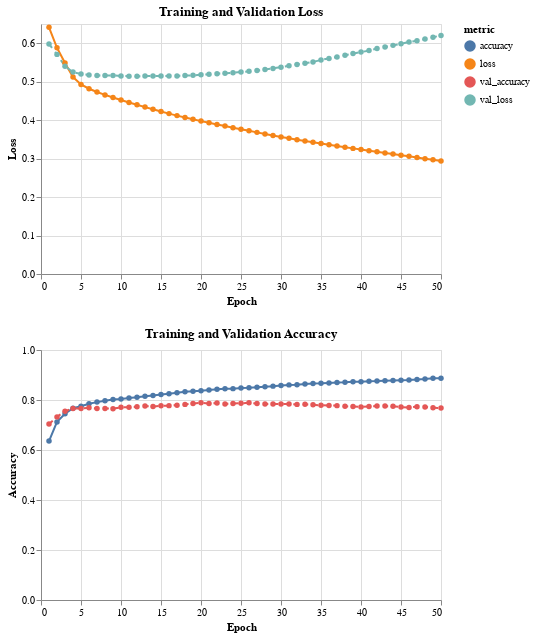

Write notebook code for a chart like this one.
### Markdown cell above
## Part 7: Visualize Training History

Let's plot how the model learned over time.

### Code cell
# Extract training history
history_df = pd.DataFrame(history.history)
history_df['epoch'] = range(1, len(history_df) + 1)

print("=== Training History ===")
print(history_df.tail())

# Plot training curves
history_long = history_df.melt(
    id_vars='epoch',
    value_vars=['loss', 'val_loss', 'accuracy', 'val_accuracy'],
    var_name='metric',
    value_name='value'
)

# Separate loss and accuracy
loss_data = history_long[history_long['metric'].isin(['loss', 'val_loss'])]
acc_data = history_long[history_long['metric'].isin(['accuracy', 'val_accuracy'])]

# Loss plot
loss_chart = alt.Chart(loss_data).mark_line(point=True).encode(
    x=alt.X('epoch:Q', title='Epoch'),
    y=alt.Y('value:Q', title='Loss'),
    color='metric:N',
    strokeDash=alt.condition(alt.datum.metric == 'val_loss', alt.value([5, 5]), alt.value([0]))
).properties(
    width=400,
    height=250,
    title='Training and Validation Loss'
)

# Accuracy plot
acc_chart = alt.Chart(acc_data).mark_line(point=True).encode(
    x=alt.X('epoch:Q', title='Epoch'),
    y=alt.Y('value:Q', title='Accuracy', scale=alt.Scale(domain=[0, 1])),
    color='metric:N',
    strokeDash=alt.condition(alt.datum.metric == 'val_accuracy', alt.value([5, 5]), alt.value([0]))
).properties(
    width=400,
    height=250,
    title='Training and Validation Accuracy'
)

# Combine charts
alt.vconcat(loss_chart, acc_chart)

### Figure 1 — Vega-Lite specification as saved in the notebook (floating-point values rounded to 4 significant figures)
{"config": {"view": {"continuousWidth": 300, "continuousHeight": 300}}, "vconcat": [{"data": {"name": "data-cb99ec512c7fed3478e44410f18e2222"}, "mark": {"type": "line", "point": true}, "encoding": {"color": {"field": "metric", "type": "nominal"}, "strokeDash": {"condition": {"test": "(datum.metric === 'val_loss')", "value": [5, 5]}, "value": [0]}, "x": {"field": "epoch", "title": "Epoch", "type": "quantitative"}, "y": {"field": "value", "title": "Loss", "type": "quantitative"}}, "height": 250, "title": "Training and Validation Loss", "width": 400}, {"data": {"name": "data-cbf8122d753e449fd36a0bdf6a57eba6"}, "mark": {"type": "line", "point": true}, "encoding": {"color": {"field": "metric", "type": "nominal"}, "strokeDash": {"condition": {"test": "(datum.metric === 'val_accuracy')", "value": [5, 5]}, "value": [0]}, "x": {"field": "epoch", "title": "Epoch", "type": "quantitative"}, "y": {"field": "value", "scale": {"domain": [0, 1]}, "title": "Accuracy", "type": "quantitative"}}, "height": 250, "title": "Training and Validation Accuracy", "width": 400}], "$schema": "https://vega.github.io/schema/vega-lite/v6.1.0.json", "datasets": {"data-cb99ec512c7fed3478e44410f18e2222": [{"epoch": 1, "metric": "loss", "value": 0.6415}, {"epoch": 2, "metric": "loss", "value": 0.5882}, {"epoch": 3, "metric": "loss", "value": 0.5484}, {"epoch": 4, "metric": "loss", "value": 0.5122}, {"epoch": 5, "metric": "loss", "value": 0.4929}, {"epoch": 6, "metric": "loss", "value": 0.4817}, {"epoch": 7, "metric": "loss", "value": 0.4731}, {"epoch": 8, "metric": "loss", "value": 0.4656}, {"epoch": 9, "metric": "loss", "value": 0.4588}, {"epoch": 10, "metric": "loss", "value": 0.4523}, {"epoch": 11, "metric": "loss", "value": 0.4461}, {"epoch": 12, "metric": "loss", "value": 0.44}, {"epoch": 13, "metric": "loss", "value": 0.4339}, {"epoch": 14, "metric": "loss", "value": 0.4282}, {"epoch": 15, "metric": "loss", "value": 0.4227}, {"epoch": 16, "metric": "loss", "value": 0.417}, {"epoch": 17, "metric": "loss", "value": 0.4118}, {"epoch": 18, "metric": "loss", "value": 0.4069}, {"epoch": 19, "metric": "loss", "value": 0.4021}, {"epoch": 20, "metric": "loss", "value": 0.3975}, {"epoch": 21, "metric": "loss", "value": 0.3931}, {"epoch": 22, "metric": "loss", "value": 0.3889}, {"epoch": 23, "metric": "loss", "value": 0.3846}, {"epoch": 24, "metric": "loss", "value": 0.3805}, {"epoch": 25, "metric": "loss", "value": 0.3762}, {"epoch": 26, "metric": "loss", "value": 0.3722}, {"epoch": 27, "metric": "loss", "value": 0.3682}, {"epoch": 28, "metric": "loss", "value": 0.3642}, {"epoch": 29, "metric": "loss", "value": 0.3602}, {"epoch": 30, "metric": "loss", "value": 0.3565}, {"epoch": 31, "metric": "loss", "value": 0.3527}, {"epoch": 32, "metric": "loss", "value": 0.3492}, {"epoch": 33, "metric": "loss", "value": 0.3459}, {"epoch": 34, "metric": "loss", "value": 0.3424}, {"epoch": 35, "metric": "loss", "value": 0.3391}, {"epoch": 36, "metric": "loss", "value": 0.3361}, {"epoch": 37, "metric": "loss", "value": 0.3328}, {"epoch": 38, "metric": "loss", "value": 0.3295}, {"epoch": 39, "metric": "loss", "value": 0.3266}, {"epoch": 40, "metric": "loss", "value": 0.3237}, {"epoch": 41, "metric": "loss", "value": 0.3206}, {"epoch": 42, "metric": "loss", "value": 0.3177}, {"epoch": 43, "metric": "loss", "value": 0.3148}, {"epoch": 44, "metric": "loss", "value": 0.3122}, {"epoch": 45, "metric": "loss", "value": 0.3089}, {"epoch": 46, "metric": "loss", "value": 0.3061}, {"epoch": 47, "metric": "loss", "value": 0.3028}, {"epoch": 48, "metric": "loss", "value": 0.2999}, {"epoch": 49, "metric": "loss", "value": 0.2969}, {"epoch": 50, "metric": "loss", "value": 0.294}, {"epoch": 1, "metric": "val_loss", "value": 0.5979}, {"epoch": 2, "metric": "val_loss", "value": 0.571}, {"epoch": 3, "metric": "val_loss", "value": 0.5401}, {"epoch": 4, "metric": "val_loss", "value": 0.525}, {"epoch": 5, "metric": "val_loss", "value": 0.5199}, {"epoch": 6, "metric": "val_loss", "value": 0.5177}, {"epoch": 7, "metric": "val_loss", "value": 0.5161}, {"epoch": 8, "metric": "val_loss", "value": 0.5159}, {"epoch": 9, "metric": "val_loss", "value": 0.5162}, {"epoch": 10, "metric": "val_loss", "value": 0.515}, {"epoch": 11, "metric": "val_loss", "value": 0.5144}, {"epoch": 12, "metric": "val_loss", "value": 0.5139}, {"epoch": 13, "metric": "val_loss", "value": 0.5146}, {"epoch": 14, "metric": "val_loss", "value": 0.5147}, {"epoch": 15, "metric": "val_loss", "value": 0.5147}, {"epoch": 16, "metric": "val_loss", "value": 0.5149}, {"epoch": 17, "metric": "val_loss", "value": 0.515}, {"epoch": 18, "metric": "val_loss", "value": 0.5159}, {"epoch": 19, "metric": "val_loss", "value": 0.5165}, {"epoch": 20, "metric": "val_loss", "value": 0.5179}, {"epoch": 21, "metric": "val_loss", "value": 0.5195}, {"epoch": 22, "metric": "val_loss", "value": 0.5206}, {"epoch": 23, "metric": "val_loss", "value": 0.5217}, {"epoch": 24, "metric": "val_loss", "value": 0.5233}, {"epoch": 25, "metric": "val_loss", "value": 0.5252}, {"epoch": 26, "metric": "val_loss", "value": 0.5269}, {"epoch": 27, "metric": "val_loss", "value": 0.5289}, {"epoch": 28, "metric": "val_loss", "value": 0.5316}, {"epoch": 29, "metric": "val_loss", "value": 0.5346}, {"epoch": 30, "metric": "val_loss", "value": 0.5377}, {"epoch": 31, "metric": "val_loss", "value": 0.5414}, {"epoch": 32, "metric": "val_loss", "value": 0.5448}, {"epoch": 33, "metric": "val_loss", "value": 0.5478}, {"epoch": 34, "metric": "val_loss", "value": 0.5513}, {"epoch": 35, "metric": "val_loss", "value": 0.5566}, {"epoch": 36, "metric": "val_loss", "value": 0.5605}, {"epoch": 37, "metric": "val_loss", "value": 0.5641}, {"epoch": 38, "metric": "val_loss", "value": 0.5689}, {"epoch": 39, "metric": "val_loss", "value": 0.5731}, {"epoch": 40, "metric": "val_loss", "value": 0.5769}, {"epoch": 41, "metric": "val_loss", "value": 0.581}, {"epoch": 42, "metric": "val_loss", "value": 0.586}, {"epoch": 43, "metric": "val_loss", "value": 0.5899}, {"epoch": 44, "metric": "val_loss", "value": 0.5944}, {"epoch": 45, "metric": "val_loss", "value": 0.5985}, {"epoch": 46, "metric": "val_loss", "value": 0.6032}, {"epoch": 47, "metric": "val_loss", "value": 0.6066}, {"epoch": 48, "metric": "val_loss", "value": 0.6109}, {"epoch": 49, "metric": "val_loss", "value": 0.6156}, {"epoch": 50, "metric": "val_loss", "value": 0.6202}], "data-cbf8122d753e449fd36a0bdf6a57eba6": [{"epoch": 1, "metric": "accuracy", "value": 0.6356}, {"epoch": 2, "metric": "accuracy", "value": 0.7123}, {"epoch": 3, "metric": "accuracy", "value": 0.7452}, {"epoch": 4, "metric": "accuracy", "value": 0.767}, {"epoch": 5, "metric": "accuracy", "value": 0.7748}, {"epoch": 6, "metric": "accuracy", "value": 0.7847}, {"epoch": 7, "metric": "accuracy", "value": 0.7916}, {"epoch": 8, "metric": "accuracy", "value": 0.7973}, {"epoch": 9, "metric": "accuracy", "value": 0.8016}, {"epoch": 10, "metric": "accuracy", "value": 0.8037}, {"epoch": 11, "metric": "accuracy", "value": 0.8083}, {"epoch": 12, "metric": "accuracy", "value": 0.8114}, {"epoch": 13, "metric": "accuracy", "value": 0.8153}, {"epoch": 14, "metric": "accuracy", "value": 0.8183}, {"epoch": 15, "metric": "accuracy", "value": 0.8217}, {"epoch": 16, "metric": "accuracy", "value": 0.8247}, {"epoch": 17, "metric": "accuracy", "value": 0.8292}, {"epoch": 18, "metric": "accuracy", "value": 0.833}, {"epoch": 19, "metric": "accuracy", "value": 0.8353}, {"epoch": 20, "metric": "accuracy", "value": 0.8373}, {"epoch": 21, "metric": "accuracy", "value": 0.8398}, {"epoch": 22, "metric": "accuracy", "value": 0.8428}, {"epoch": 23, "metric": "accuracy", "value": 0.845}, {"epoch": 24, "metric": "accuracy", "value": 0.8455}, {"epoch": 25, "metric": "accuracy", "value": 0.8477}, {"epoch": 26, "metric": "accuracy", "value": 0.8489}, {"epoch": 27, "metric": "accuracy", "value": 0.8512}, {"epoch": 28, "metric": "accuracy", "value": 0.8531}, {"epoch": 29, "metric": "accuracy", "value": 0.8555}, {"epoch": 30, "metric": "accuracy", "value": 0.8578}, {"epoch": 31, "metric": "accuracy", "value": 0.8605}, {"epoch": 32, "metric": "accuracy", "value": 0.8612}, {"epoch": 33, "metric": "accuracy", "value": 0.8637}, {"epoch": 34, "metric": "accuracy", "value": 0.8658}, {"epoch": 35, "metric": "accuracy", "value": 0.8666}, {"epoch": 36, "metric": "accuracy", "value": 0.8681}, {"epoch": 37, "metric": "accuracy", "value": 0.8697}, {"epoch": 38, "metric": "accuracy", "value": 0.8709}, {"epoch": 39, "metric": "accuracy", "value": 0.8734}, {"epoch": 40, "metric": "accuracy", "value": 0.8734}, {"epoch": 41, "metric": "accuracy", "value": 0.8753}, {"epoch": 42, "metric": "accuracy", "value": 0.8758}, {"epoch": 43, "metric": "accuracy", "value": 0.8773}, {"epoch": 44, "metric": "accuracy", "value": 0.8784}, {"epoch": 45, "metric": "accuracy", "value": 0.8792}, {"epoch": 46, "metric": "accuracy", "value": 0.8803}, {"epoch": 47, "metric": "accuracy", "value": 0.8823}, {"epoch": 48, "metric": "accuracy", "value": 0.8844}, {"epoch": 49, "metric": "accuracy", "value": 0.8873}, {"epoch": 50, "metric": "accuracy", "value": 0.8873}, {"epoch": 1, "metric": "val_accuracy", "value": 0.7038}, {"epoch": 2, "metric": "val_accuracy", "value": 0.7325}, {"epoch": 3, "metric": "val_accuracy", "value": 0.755}, {"epoch": 4, "metric": "val_accuracy", "value": 0.7663}, {"epoch": 5, "metric": "val_accuracy", "value": 0.7656}, {"epoch": 6, "metric": "val_accuracy", "value": 0.7694}, {"epoch": 7, "metric": "val_accuracy", "value": 0.7656}, {"epoch": 8, "metric": "val_accuracy", "value": 0.7663}, {"epoch": 9, "metric": "val_accuracy", "value": 0.765}, {"epoch": 10, "metric": "val_accuracy", "value": 0.7706}, {"epoch": 11, "metric": "val_accuracy", "value": 0.7713}, {"epoch": 12, "metric": "val_accuracy", "value": 0.7731}, {"epoch": 13, "metric": "val_accuracy", "value": 0.7763}, {"epoch": 14, "metric": "val_accuracy", "value": 0.7738}, {"epoch": 15, "metric": "val_accuracy", "value": 0.7769}, {"epoch": 16, "metric": "val_accuracy", "value": 0.7775}, {"epoch": 17, "metric": "val_accuracy", "value": 0.7794}, {"epoch": 18, "metric": "val_accuracy", "value": 0.7825}, {"epoch": 19, "metric": "val_accuracy", "value": 0.7862}, {"epoch": 20, "metric": "val_accuracy", "value": 0.7887}, {"epoch": 21, "metric": "val_accuracy", "value": 0.7856}, {"epoch": 22, "metric": "val_accuracy", "value": 0.7881}, {"epoch": 23, "metric": "val_accuracy", "value": 0.7844}, {"epoch": 24, "metric": "val_accuracy", "value": 0.7862}, {"epoch": 25, "metric": "val_accuracy", "value": 0.7869}, {"epoch": 26, "metric": "val_accuracy", "value": 0.7887}, {"epoch": 27, "metric": "val_accuracy", "value": 0.7856}, {"epoch": 28, "metric": "val_accuracy", "value": 0.7837}, {"epoch": 29, "metric": "val_accuracy", "value": 0.7844}, {"epoch": 30, "metric": "val_accuracy", "value": 0.7837}, {"epoch": 31, "metric": "val_accuracy", "value": 0.7844}, {"epoch": 32, "metric": "val_accuracy", "value": 0.7825}, {"epoch": 33, "metric": "val_accuracy", "value": 0.7831}, {"epoch": 34, "metric": "val_accuracy", "value": 0.7806}, {"epoch": 35, "metric": "val_accuracy", "value": 0.7788}, {"epoch": 36, "metric": "val_accuracy", "value": 0.7781}, {"epoch": 37, "metric": "val_accuracy", "value": 0.7775}, {"epoch": 38, "metric": "val_accuracy", "value": 0.775}, {"epoch": 39, "metric": "val_accuracy", "value": 0.7738}, {"epoch": 40, "metric": "val_accuracy", "value": 0.7725}, {"epoch": 41, "metric": "val_accuracy", "value": 0.7744}, {"epoch": 42, "metric": "val_accuracy", "value": 0.7763}, {"epoch": 43, "metric": "val_accuracy", "value": 0.7756}, {"epoch": 44, "metric": "val_accuracy", "value": 0.775}, {"epoch": 45, "metric": "val_accuracy", "value": 0.7719}, {"epoch": 46, "metric": "val_accuracy", "value": 0.77}, {"epoch": 47, "metric": "val_accuracy", "value": 0.7731}, {"epoch": 48, "metric": "val_accuracy", "value": 0.7719}, {"epoch": 49, "metric": "val_accuracy", "value": 0.7688}, {"epoch": 50, "metric": "val_accuracy", "value": 0.7681}]}}
